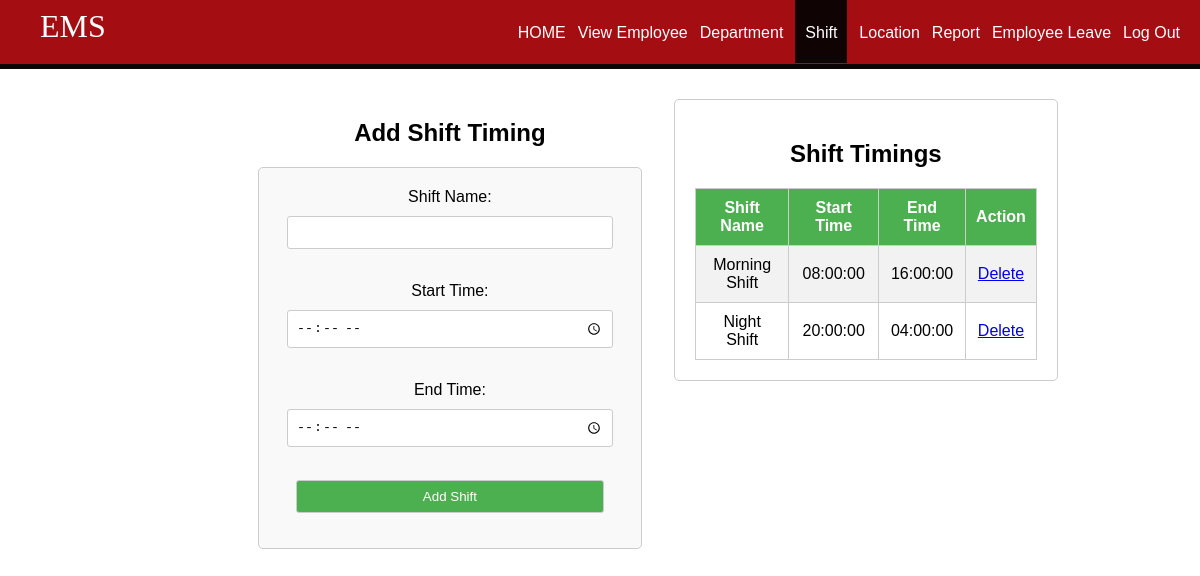
The app's page /add_shift.php with its own data.
### tables this page shows
CREATE TABLE `shifts` (
  `id` int(11) NOT NULL AUTO_INCREMENT,
  `shift_name` varchar(255) NOT NULL,
  `start_time` time NOT NULL,
  `end_time` time NOT NULL,
  `created_at` timestamp NOT NULL DEFAULT current_timestamp(),
  PRIMARY KEY (`id`)
);

### add_shift.php (the view, shortened to what this page needs)
<!DOCTYPE html>
<html lang="en">
<head>
    <link rel="stylesheet" href="4styles.css">
    <link rel="stylesheet" type="text/css" href="styleemplogin.css">
</head>
<body>
    <header>
        <nav>
            <h1>EMS</h1>
            <ul id="navli">
            <li><a class="homeblack" href="aloginwel.php">HOME</a></li>
                <li><a class="homeblack" href="view_employees.php">View Employee</a></li>
                <li><a class="homeblack" href="add_department.php">Department</a></li>
                <li><a class="homered" href="add_shift.php">Shift</a></li>
                <li><a class="homeblack" href="location.php">Location</a></li>
                <li><a class="homeblack" href="report.php">Report</a></li>
                <li><a class="homeblack" href="empleave.php">Employee Leave</a></li>
                <li><a class="homeblack" href="logout.php" onClick="return confirm('Are you sure you want to logout?')">Log Out</a></li>
            </ul>
        </nav>
    </header>
    <div class="divider"></div>
    <div class="container">
        <div class="left-panel">
            <h2>Add Shift Timing</h2>
            <?php
$servername = "localhost";
$username = "root";
$password = "";
$dbname = "db";
?>
            <form action="<?php echo htmlspecialchars($_SERVER["PHP_SELF"]); ?>" method="POST">
                <label for="shift_name">Shift Name:</label>
                <input type="text" id="shift_name" name="shift_name" required><br><br>
                <label for="start_time">Start Time:</label>
                <input type="time" id="start_time" name="start_time" required><br><br>
                <label for="end_time">End Time:</label>
                <input type="time" id="end_time" name="end_time" required><br><br>
                <input type="submit" value="Add Shift">
            </form>
        </div>
        <div class="right-panel">
            <div class="shift">
                <h2>Shift Timings</h2>
                <?php
                $conn = new mysqli($servername, $username, $password, $dbname);
                $sql = "SELECT * FROM shifts";
                $result = $conn->query($sql);
                if ($result->num_rows > 0) {
                    echo '<table>';
                    echo '<tr>';
                    echo '<th>Shift Name</th>';
                    echo '<th>Start Time</th>';
                    echo '<th>End Time</th>';
                    echo '<th>Action</th>';
                    echo '</tr>';
                    while ($row = $result->fetch_assoc()) {
                        echo '<tr>';
                        echo '<td>' . htmlspecialchars($row["shift_name"]) . '</td>';
                        echo '<td>' . htmlspecialchars($row["start_time"]) . '</td>';
                        echo '<td>' . htmlspecialchars($row["end_time"]) . '</td>';
                        echo '<td><a href="deleted.php?id=' . $row["id"] . '" onClick="return confirm(\'Are you sure you want to delete?\')">Delete</a></td>';
                        echo '</tr>';
                    }
                    echo '</table>';
                } else {
                    echo "No shift timings found.";
                }
                ?>
            </div>
        </div>
    </div>
</body>
</html>

### 4styles.css (style rules this page uses)
body { font-family: Arial, sans-serif; margin: 0; padding: 0; text-align: center; }
header { background-color: #333; color: white; padding: 20px; }
.container { display: flex; justify-content: space-between; max-width: 800px; margin: 0 auto; padding: 30px; }
.left-panel, .right-panel { width: 48%; }
form { background-color: #f9f9f9; padding: 20px 20px; border: 1px solid #ccc; border-radius: 5px; }
label { display: block; margin-bottom: 10px; }
input[type="text"], input[type="time"], input[type="submit"] { width: 90%; padding: 8px; margin-bottom: 15px; border: 1px solid #ccc; border-radius: 3px; }
input[type="submit"] { background-color: #4CAF50; color: white; cursor: pointer; }
.shift { padding: 20px; border: 1px solid #ccc; border-radius: 5px; }
table { width: 100%; border-collapse: collapse; }
table th, table td { padding: 10px; border: 1px solid #ccc; }

### styleemplogin.css (style rules this page uses)
body { margin: 0px; }
header { background:rgb(164, 13, 18); color: white; padding: 8px 20px 6px 40px; height: 50px; }
header h1 { display: inline; font-family: 'Lobster', cursive; font-weight: 400; font-size: 32px; float: left; margin-top: 0px; margin-right: 10px; }
nav ul { display: inline; padding: 0px; float: right; }
nav ul li { display: inline-block; list-style-type: none; color: white; float: left; margin-left: 12px; }
nav ul li a { color: white; text-decoration: none; }
#navli { font-family: 'Montserrat', sans-serif; }
.homered { background-color: rgb(15, 3, 3); padding: 30px 10px 22px 10px; }
.divider { background-color: rgb(12, 5, 5); height: 5px; }
table { margin: 0px; border-collapse: collapse; width: 100%; font-family: 'Montserrat', sans-serif; }
th, td { text-align: center; padding: 8px; }
tr:nth-child(even) { background-color: #f2f2f2 }
th { background-color: #4CAF50; color: white; }

### records on screen
shifts: shift_name "Morning Shift", start_time "08:00:00", end_time "16:00:00"
shifts: shift_name "Night Shift", start_time "20:00:00", end_time "04:00:00"
